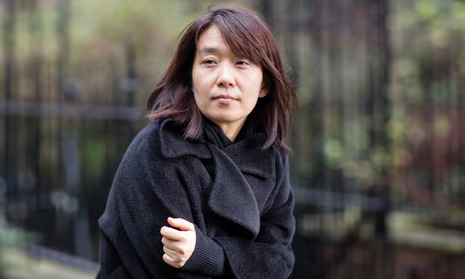
#> input picture Week4/img/han-kang.jpg, 465 x 279 px
$ jupyter execute --allow-errors Laplacian.ipynb   (older library calls are emulated)
#> lines starting #> are read from the running program, lines starting #| are printed output that depends on the picture
[cell 1]
import cv2

image = cv2.imread('img/han-kang.jpg', cv2.IMREAD_GRAYSCALE)
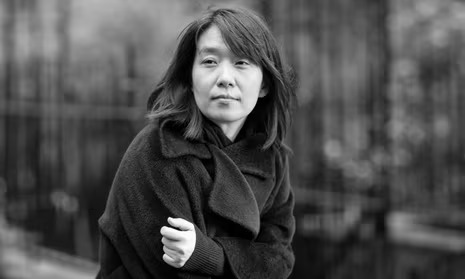
#> image: shape (279, 465); min 0, max 255, mean 78.5

image = cv2.resize(image, (400, 600))
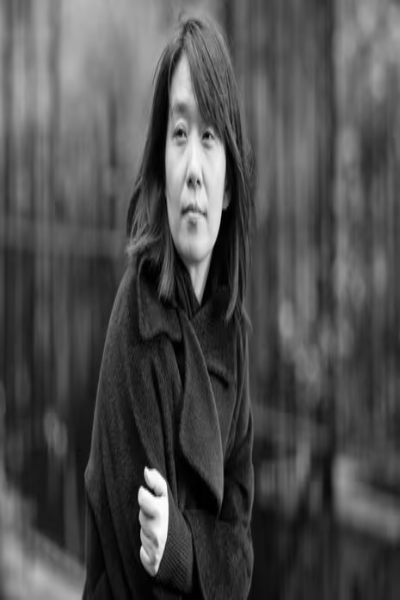
#> image: shape (600, 400); min 0, max 254, mean 78.4

laplacian = cv2.Laplacian(image, cv2.CV_64F)
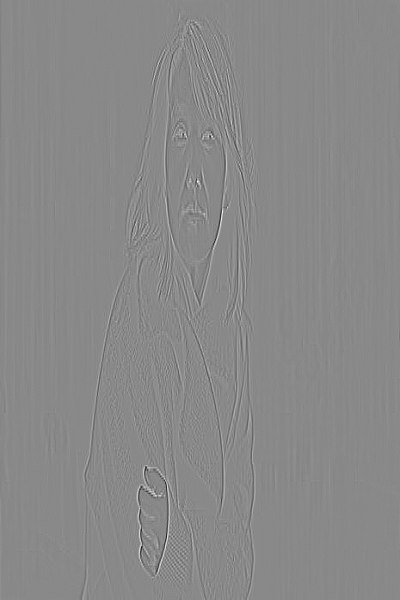
#> laplacian: shape (600, 400) float64; min -197, max 169, mean 0; drawn with min black and max white

laplacian = cv2.convertScaleAbs(laplacian)
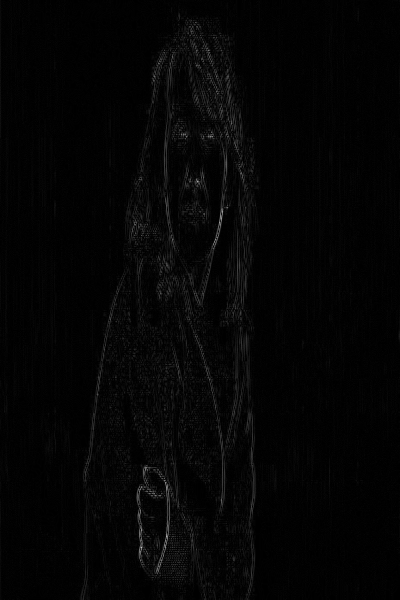
#> laplacian: shape (600, 400); min 0, max 197, mean 4.6

cv2.imshow('Original', image)
cv2.imshow('Laplacian Edges', laplacian)

#> (the rest of this cell did not finish here and is left out)

$ run again, with Week4/img/chimamanda.jpg copied over Week4/img/han-kang.jpg
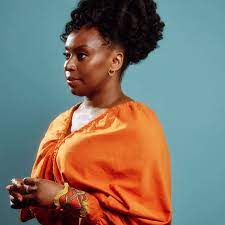
#> input picture Week4/img/chimamanda.jpg, 225 x 225 px
#> `image = cv2.resize(image, (400, 600))`:
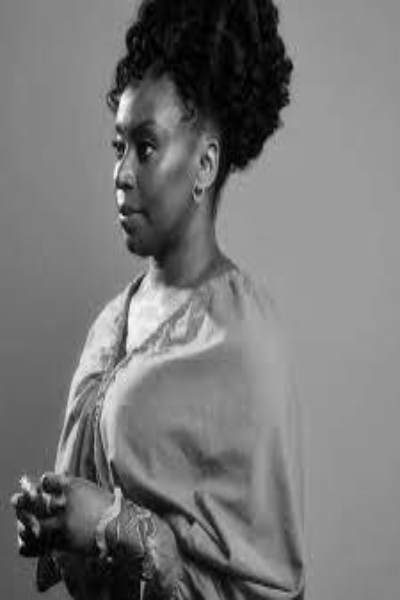
#> image: shape (600, 400); min 0, max 254, mean 118.8
#> `laplacian = cv2.convertScaleAbs(laplacian)`:
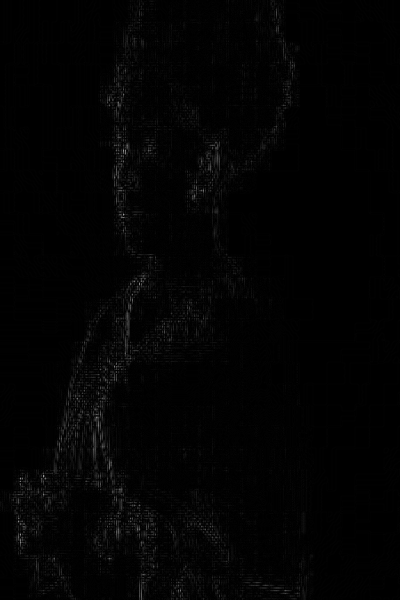
#> laplacian: shape (600, 400); min 0, max 156, mean 2.9

$ run again, with Week4/img/chinua.jpg copied over Week4/img/han-kang.jpg
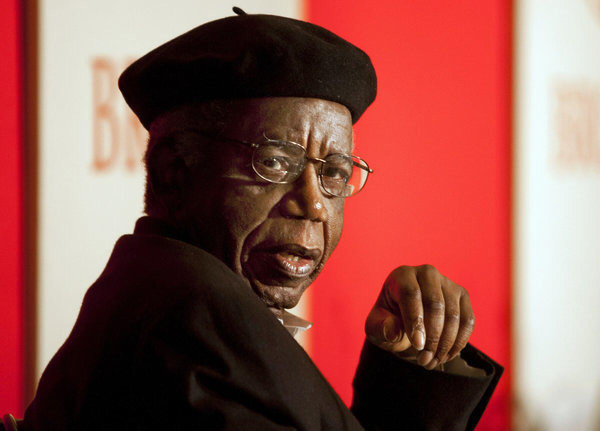
#> input picture Week4/img/chinua.jpg, 1200 x 862 px (shown at 1/2 size)
#> `image = cv2.resize(image, (400, 600))`:
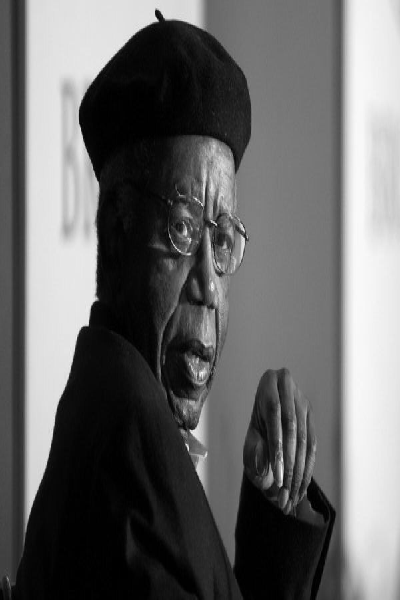
#> image: shape (600, 400); min 0, max 252, mean 103.2
#> `laplacian = cv2.convertScaleAbs(laplacian)`:
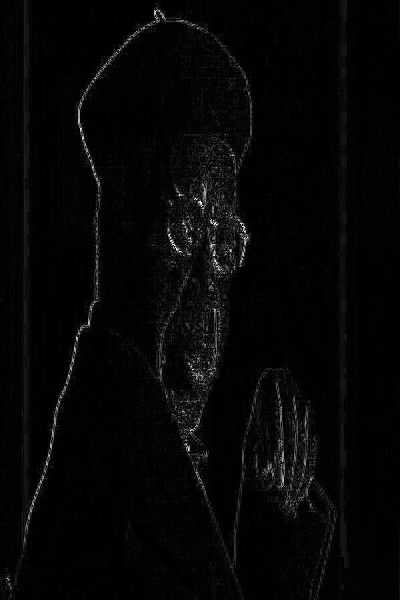
#> laplacian: shape (600, 400); min 0, max 255, mean 6

$ run again, with Week4/img/soyinka.jpg copied over Week4/img/han-kang.jpg
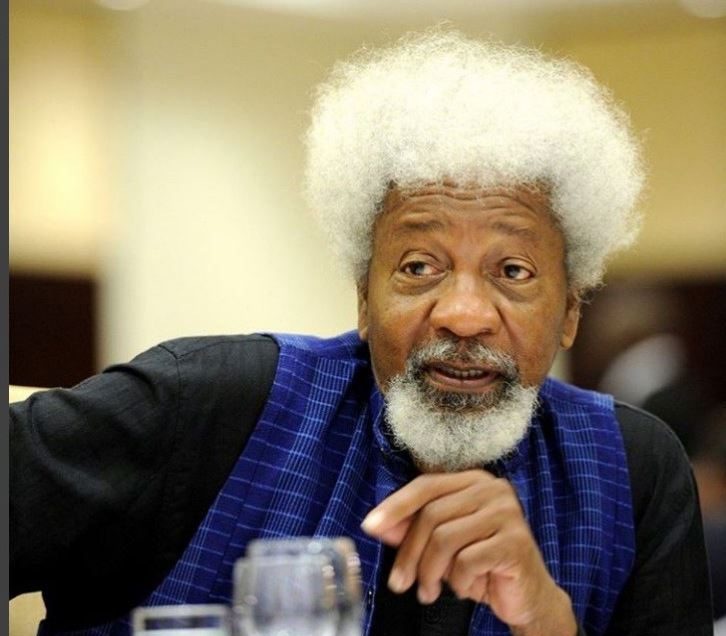
#> input picture Week4/img/soyinka.jpg, 726 x 636 px
#> `image = cv2.resize(image, (400, 600))`:
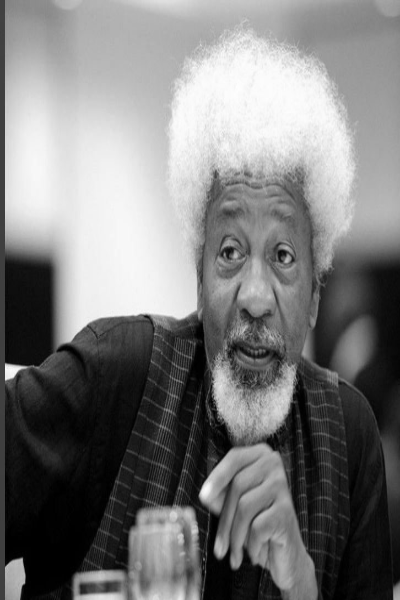
#> image: shape (600, 400); min 0, max 254, mean 122.5
#> `laplacian = cv2.convertScaleAbs(laplacian)`:
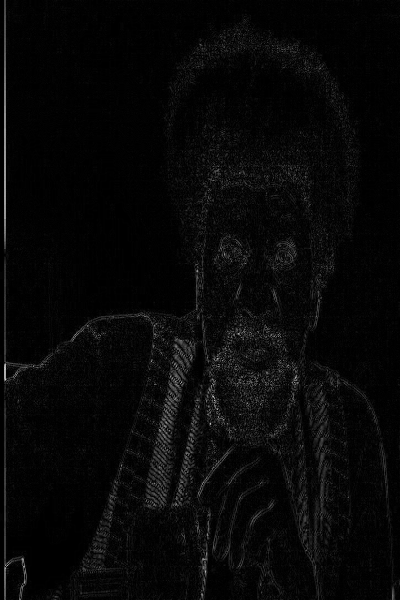
#> laplacian: shape (600, 400); min 0, max 206, mean 7.8
